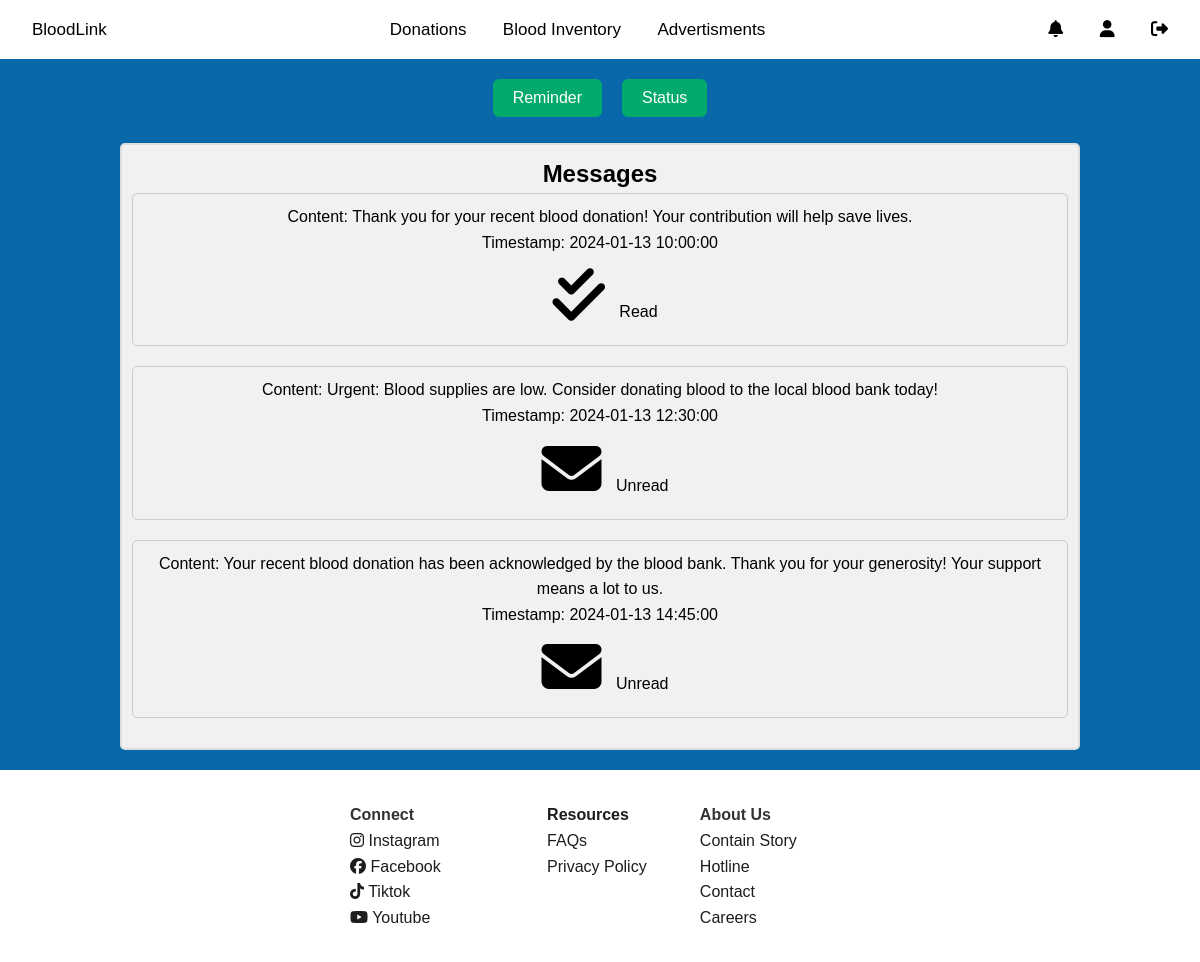
Page /notification/notification.php (signed in) on the committed database.
### tables this page shows
CREATE TABLE `notification` (
  `NotificationID` int(11) NOT NULL,
  `UserID` int(11) DEFAULT NULL,
  `Content` text DEFAULT NULL,
  `Timestamp` datetime DEFAULT NULL,
  `IsRead` tinyint(1) DEFAULT NULL
);

### notification/notification.php (the view, shortened to what this page needs)
<?php
include("../config.php");
?>
<!DOCTYPE html>
<html lang="en">
<head>
    <link rel="stylesheet" href="css/style.css">
    <link rel="stylesheet" href="../css/nav_footer.css">
</head>
<body>
    <?php include('../user_nav.php') ?>
    <div class="button-container">
        <button class="btn" id="reminder-button" onclick="redirectTo('reminder.php')">Reminder</button>
        <button class="btn" id="status-button" onclick="redirectTo('status.php')">Status</button>
    </div>
    <br>
    <div class="container">
        <h2>Messages</h2>
        <?php
        $query = "SELECT * FROM notification WHERE UserID=".$_SESSION["UID"];
        $result = mysqli_query($conn, $query);
        while ($row = mysqli_fetch_assoc($result)) {
            echo "<div>";
            echo "<p>Content: {$row['Content']}</p>";
            echo "<p>Timestamp: {$row['Timestamp']}</p>";
            if ($row['IsRead'] == 1) {
                echo '<p><i class="fa-solid fa-check-double"></i> Read</p>';
            } else {
                echo '<p><i class="fa-solid fa-envelope"></i> Unread</p>';
            }
            echo "</div>";
        }
        ?>
    </div>
    <?php include('../footer.php') ?>
</body>
</html>

### notification/css/style.css (style rules this page uses)
* { box-sizing: border-box; margin: 0; padding: 0; }
.container div { margin-bottom: 20px; padding: 10px; border: 1px solid #ccc; border-radius: 5px; }
.button-container { display: flex; justify-content: center; margin-top: 20px; }
.button-container button { padding: 10px 20px; margin: 0 10px; font-size: 16px; cursor: pointer; }
.container { width: 80%; border: 2px solid #dedede; background-color: #f1f1f1; border-radius: 5px; padding: 10px; margin: 0 auto; text-align: center; }
.container i { font-size: 60px; padding: 10px; }
.btn { background-color: #04AA6D; border: none; border-radius: 6px; color: white; padding: 15px 32px; text-align: center; text-decoration: none; display: inline-block; font-size: 16px; margin: 4px 2px; cursor: pointer; }

### css/nav_footer.css (style rules this page uses)
body { font-family: "Arial", sans-serif; background-color: #0868a9; font-size: 16px; line-height: 1.6; margin: 0; padding: 0; min-height: 100vh; }

### rows in the picture
notification: Content "Thank you for your recent blood donation! Your contribution will help save lives.", Timestamp "2024-01-13 10:00:00", IsRead 1 (drawn)
notification: Content "Urgent: Blood supplies are low. Consider donating blood to the local blood bank today!", Timestamp "2024-01-13 12:30:00", IsRead 0 (drawn)
notification: Content "Your recent blood donation has been acknowledged by the blood bank. Thank you for your generosity! Your support means a lot to us.", Timestamp "2024-01-13 14:45:00", IsRead 0 (drawn)
